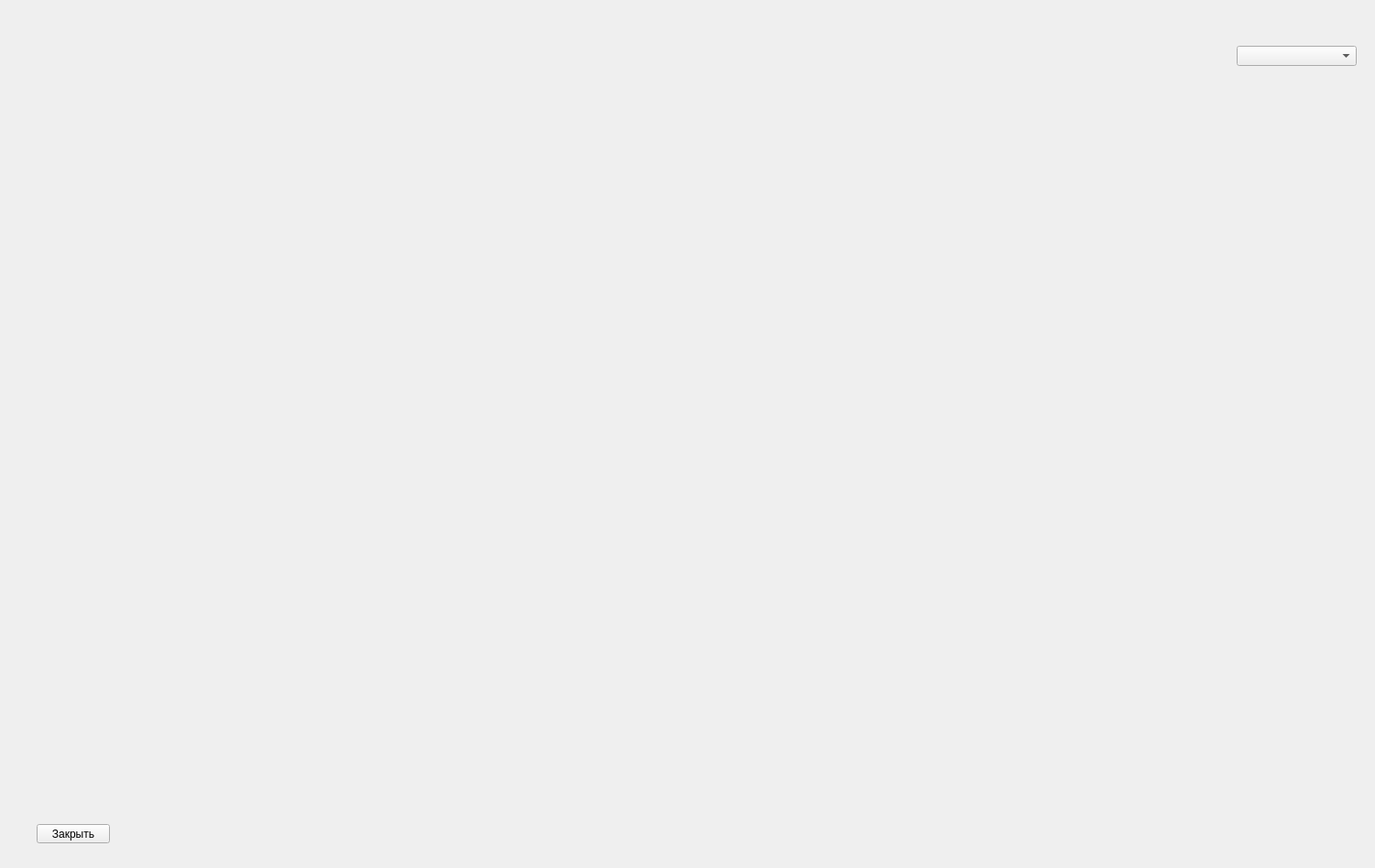
<?xml version="1.0" encoding="UTF-8"?>
<ui version="4.0">
 <class>Plot</class>
 <widget class="QWidget" name="Plot">
  <property name="geometry">
   <rect>
    <x>0</x>
    <y>0</y>
    <width>1501</width>
    <height>948</height>
   </rect>
  </property>
  <property name="windowTitle">
   <string>Form</string>
  </property>
  <widget class="QPushButton" name="close_btn">
   <property name="geometry">
    <rect>
     <x>40</x>
     <y>900</y>
     <width>80</width>
     <height>21</height>
    </rect>
   </property>
   <property name="text">
    <string>Закрыть</string>
   </property>
  </widget>
  <widget class="QComboBox" name="comboBox">
   <property name="geometry">
    <rect>
     <x>1350</x>
     <y>50</y>
     <width>131</width>
     <height>22</height>
    </rect>
   </property>
  </widget>
  <widget class="QCustomPlot" name="custom_plot" native="true">
   <property name="geometry">
    <rect>
     <x>20</x>
     <y>20</y>
     <width>1311</width>
     <height>851</height>
    </rect>
   </property>
  </widget>
 </widget>
 <customwidgets>
  <customwidget>
   <class>QCustomPlot</class>
   <extends>QWidget</extends>
   <header location="global">qcustomplot.h</header>
   <container>1</container>
  </customwidget>
 </customwidgets>
 <resources/>
 <connections/>
</ui>
